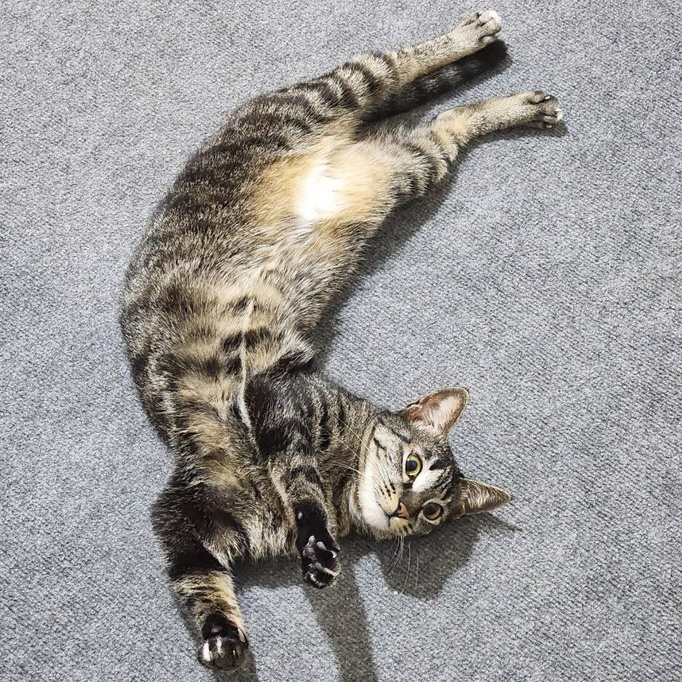
#> input picture input.jpg, 682 x 682 px, shrunk from 900 x 900 before the run
$ python main.py
#> lines starting #> are read from the running program, lines starting #| are printed output that depends on the picture
from PIL import Image

def matrix_addition(matrix1, matrix2):
    result = []
    for i in range(len(matrix1)):
        row = []
        for j in range(len(matrix1[i])):
            row.append(matrix1[i][j] + matrix2[i][j])
        result.append(row)
    return result

# [38 lines left out: functions matrix_subtraction, matrix_multiplication, matrix_transpose, matrix_scalar_multiplication, not called in this run]

def get_image_matrix(image_path):
    with Image.open(image_path) as img:
        # Convert to grayscale
        img = img.convert('L')
        # Convert to matrix using list comprehension
        return [[img.getpixel((j, i)) for j in range(img.width)] for i in range(img.height)]

def save_image_matrix(matrix, output_path):
    height = len(matrix)
    width = len(matrix[0])

    img = Image.new('L', (width, height))

    # Set pixel values using list comprehension
    for i in range(height):
        for j in range(width):
            # Ensure value is in valid range (0-255)
            img.putpixel((j, i), min(max(int(matrix[i][j]), 0), 255))

    img.save(f"./output/{output_path}")

# Image Transformation Functions
def brightness_image(matrix, intensity):
    height = len(matrix)
    width = len(matrix[0])
    brightness_matrix = [[intensity for _ in range(width)] for _ in range(height)]
    return matrix_addition(matrix, brightness_matrix)

def flip_image(matrix):
    return matrix_transpose(matrix)

# [91 lines left out: functions negative_image, rotate_image, skew_image, scale_image, not called in this run]

def get_float_input(prompt, min_val=None, max_val=None):
    while True:
        try:
            value = float(input(prompt))
            if min_val is not None and value < min_val:
                print(f"Value must be at least {min_val}")
                continue
            if max_val is not None and value > max_val:
                print(f"Value must be at most {max_val}")
                continue
            return value
        except ValueError:
            print("Please enter a valid number")

# [6 lines left out: function get_rotation_input, not called in this run]

def main():
    # Load image as matrix
    input_path = input("Enter input image path (or press Enter for 'input.jpg'): ").strip()
    if not input_path:
        input_path = "input.jpg"

    input_matrix = get_image_matrix(input_path)
#> in get_image_matrix, img is the input picture: PIL image 682x682 RGB; mean R, G, B 156, 153.5, 152.4
#> in get_image_matrix, `img = img.convert('L')`:
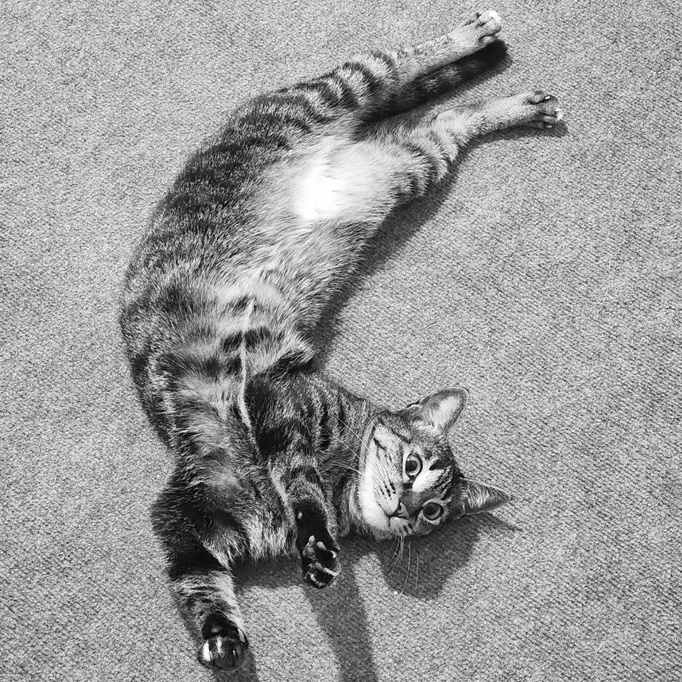
#> img: PIL image 682x682 L; min 0, max 255, mean 154.1
#> input_matrix = 682 items

    print("\nAvailable transformations:")
    print("1. Brightness adjustment")
    print("2. Flip")
    print("3. Negative")
    print("4. Rotate")
    print("5. Skew")
    print("6. Scale")

    choice = input("\nEnter transformation number (1-6): ").strip()
#> the answer given: 1

    transformed_matrix = None
    output_name = None

    match choice:
        case "1":
            intensity = get_float_input("Enter brightness intensity (-255 to 255): ", -255, 255)
            transformed_matrix = brightness_image(input_matrix, intensity)
            output_name = f"brightness_{intensity}.jpg"

        case "2":
            transformed_matrix = flip_image(input_matrix)
            output_name = "flipped.jpg"

        case "3":
            transformed_matrix = negative_image(input_matrix)
            output_name = "negative.jpg"

        case "4":
            rotations = get_rotation_input()
            transformed_matrix = input_matrix
            for _ in range(rotations % 4):
                transformed_matrix = rotate_image(transformed_matrix)
            output_name = f"rotated_{rotations * 90}.jpg"

        case "5":
            skew_x = get_float_input("Enter horizontal skew factor (-2 to 2): ", -2, 2)
            skew_y = get_float_input("Enter vertical skew factor (-2 to 2): ", -2, 2)
            transformed_matrix = skew_image(input_matrix, skew_x, skew_y)
            output_name = f"skewed_{skew_x}_{skew_y}.jpg"

        case "6":
            scale_x = get_float_input("Enter horizontal scale factor (0.1 to 5): ", 0.1, 5)
            scale_y = get_float_input("Enter vertical scale factor (0.1 to 5): ", 0.1, 5)
            transformed_matrix = scale_image(input_matrix, scale_x, scale_y)
            output_name = f"scaled_{scale_x}_{scale_y}.jpg"

        case _:
            print("Invalid choice!")
            return
#> the loop in get_float_input, `while True:` made 1 pass; the answer given on pass 1: 3

    if transformed_matrix and output_name:
        save_image_matrix(transformed_matrix, output_name)
#> in save_image_matrix, `img = Image.new('L', (width, height))`: img: PIL image 682x682 L; every value is 0
        print(f"\nTransformed image saved as: output/{output_name}")

if __name__ == "__main__":
    main()
